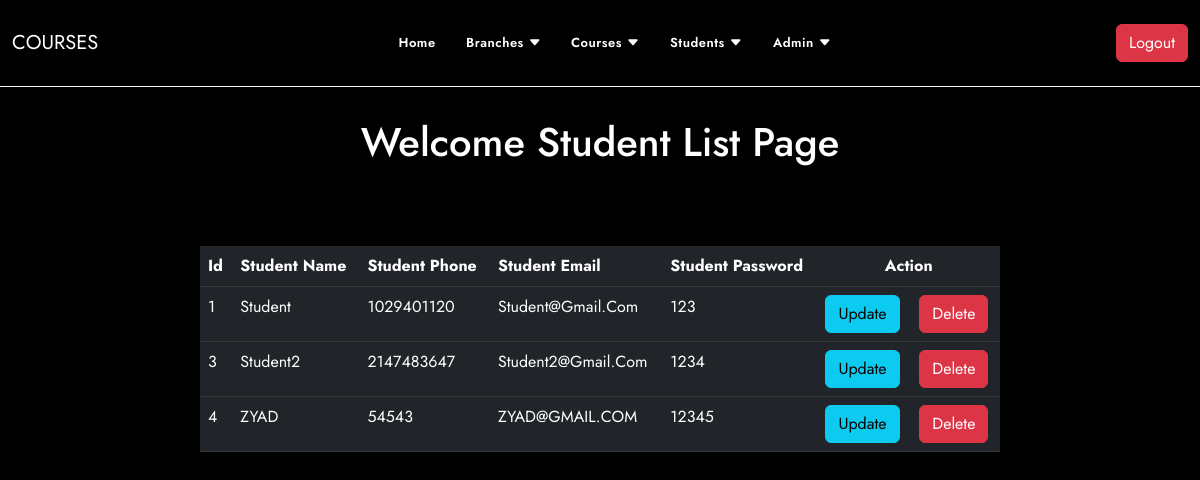
/student/ListStudent.php (signed in), run on the app's committed database.
### tables this page shows
CREATE TABLE `students` (
  `id` int(11) NOT NULL,
  `name` varchar(200) DEFAULT NULL,
  `phone` int(13) DEFAULT NULL,
  `email` varchar(200) DEFAULT NULL,
  `password` varchar(200) DEFAULT NULL
);

### student/ListStudent.php (the view, shortened to what this page needs)
<?php
include '../general/env.php';
include '../shared/navbar.php';
$select = "SELECT * FROM students";
$sel = mysqli_query($connication, $select);
?>
<section class="student p-70">
    <h1 class="text-center mt-5"> Welcome Student List Page </h1>
    <br>
    <div class="container col-md-8 mt-5 p-0 mt-5" enctype="multipart/form-data">
        <table class="table table-dark">
            <thead class="">
                <tr>
                    <th> id </th>
                    <th> Student Name </th>
                    <th> Student Phone </th>
                    <th> Student Email </th>
                    <th> Student Password </th>
                    <th colspan="2" class="text-center"> Action </th>
                </tr>
            </thead>
            <?php foreach ($sel as $data) { ?>
                <tbody class="">
                    <tr>
                        <td><?= $data['id'] ?> </td>
                        <td><?= $data['name'] ?> </td>
                        <td><?= $data['phone'] ?> </td>
                        <td><?= $data['email'] ?> </td>
                        <td><?= $data['password'] ?> </td>
                        <td> <a class="btn btn-info" href="/courses/student/updateStudent.php?edit=<?= $data['id'] ?>">
                                Update </a>
                        </td>
                        <td> <a class="btn btn-danger" href="/courses/student/ListStudent.php?delete=<?= $data['id'] ?>">
                                Delete </a>
                        </td>
                    </tr>
                </tbody>
            <?php  } ?>
        </table>
    </div>
</section>
<?php
include '../shared/footer.php';
?>

### shared/header.php (shortened to what this page needs)
<!DOCTYPE html>
<html lang="en">
<head>
  <link rel="stylesheet" href="/course-system/assets/vendor/bootstrap/bootstrap.css">
  <link rel="stylesheet" href="/course-system/assets/vendor/wow/animate.min.css">
  <link rel="stylesheet" href="/course-system/assets/vendor/bootstrap-icons/bootstrap-icons.css">
  <link rel="stylesheet" href="/course-system/assets/css/main.css">
</head>
<body>

### shared/navbar.php (shortened to what this page needs)
<?php
include '../shared/header.php';
?>
<header class="header" id="header1">
  <div class="Navbar">
    <nav class="navbar navbar-expand-lg ">
      <div class="container-fluid">
        <a class="navbar-brand courses animate__animated animate__bounceInLeft" data-wow-delay="1s" href="#">COURSES</a>
        <div class="collapse navbar-collapse " id="navbarNav">
          <ul class="navbar-nav ms-auto">
            <li class="nav-item">
              <a class="nav-link   active" data-wow-delay="1s" aria-current="page" href="/course-system/home/index.php">Home</a>
            </li>
            <li class="nav-item mainMenu">
              <a class="nav-link animate__animated animate__bounceInUp" href="#">Branches <span><i class="bi bi-caret-down-fill"></i></span></a>
            </li>
            <li class="nav-item mainMenu">
              <a class="nav-link animate__animated animate__bounceInUp" href="#">Courses <span><i class="bi bi-caret-down-fill"></i></span></a>
            </li>
            <li class="nav-item mainMenu">
              <a class="nav-link animate__animated animate__bounceInDown" href="#">Students <span><i class="bi bi-caret-down-fill"></i></span></a>
            </li>
            <li class="nav-item mainMenu">
              <a class="nav-link animate__animated animate__bounceInDown" href="#">Admin <span><i class="bi bi-caret-down-fill"></i></span></a>
            </li>
          </ul>
          <?php if (isset($_SESSION['userName'])) : ?>
            <form class="d-flex ms-auto header-login" method="post" role="search">
              <button name="logout" href="/Horus/login.php" class="btn btn-danger margin-response m-auto animate__animated animate__lightSpeedInRight">Logout </button>
            </form>
          <?php endif; ?>
        </div>
      </div>
    </nav>
  </div>
</header>

### shared/footer.php (shortened to what this page needs)
</body>
</html>

### assets/css/main.css (style rules this page uses)
h1 { text-align: center; }
body { font-family: 'Jost', sans-serif !important; background-color: #000; color: white; text-transform: capitalize; }
.p-70 { padding: 70px 0; }
.courses { color: white; }
.header { background-color: transparent; padding: 15px 0; border-bottom: 1px solid #f1f1f1; position: absolute; top: 0; left: 0; right: 0; z-index: 10000; }
.header .navbar .navbar-nav>li>a { font-size: 13px; font-weight: 600; letter-spacing: .5px; color: #fff; padding: 10px 15px; text-transform: capitalize; }
.mainMenu { position: relative; }
.table { border-radius: 20px 40px !important; background: #f1f1f1 !important; }

### data on the page
students: id "1", name "Student", phone "1029401120", email "Student@gmail.com", password "123"
students: id "3", name "Student2", phone "2147483647", email "Student2@gmail.com", password "1234"
students: id "4", name "ZYAD", phone "54543", email "ZYAD@GMAIL.COM", password "12345"
